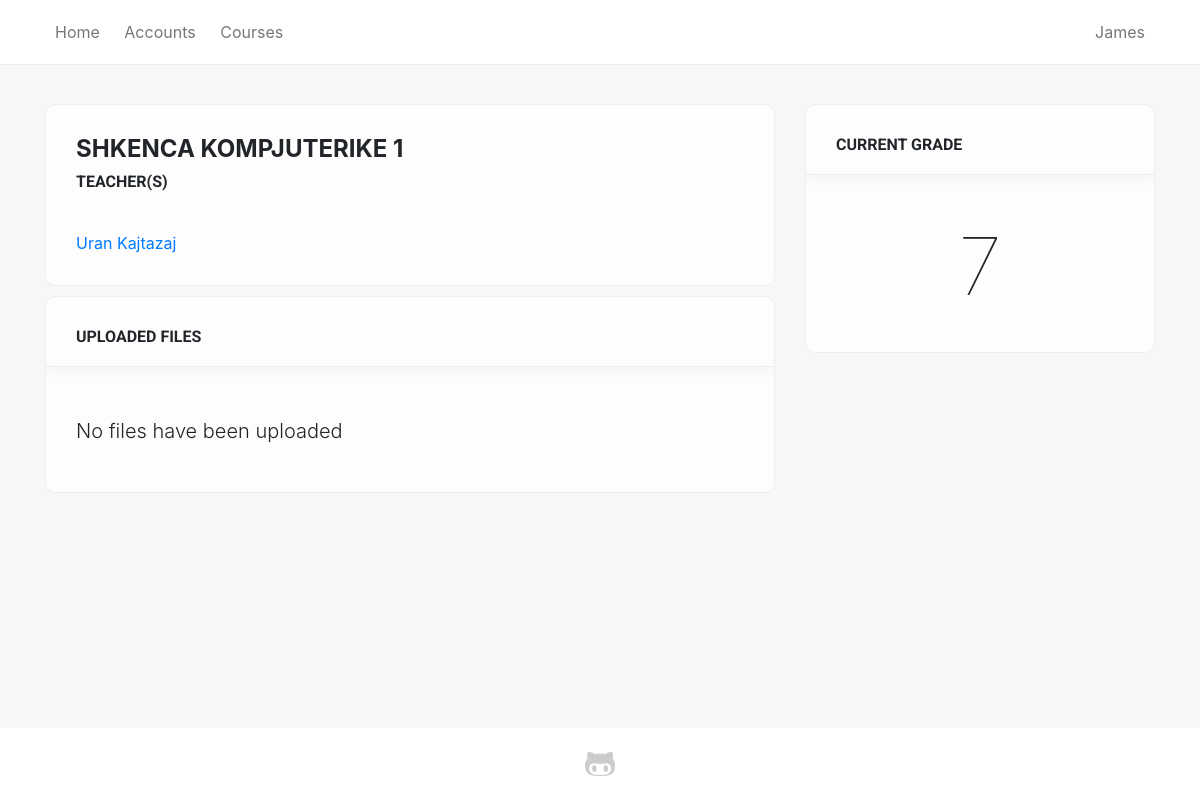
The page /programs/course/13 (signed in) on the database its author committed.
### sems/models.py (models this page shows, shortened)
class Student(models.Model):
    user = models.OneToOneField(User, on_delete=models.CASCADE, null=True)
    first_name = models.CharField(max_length=100, null=True)
    last_name = models.CharField(max_length=100, null=True)
    picture = models.ImageField(null=True, blank=True, default='no-img.png')
    website = models.URLField(max_length=100, null=True, blank=True)
    email = models.EmailField(max_length=100, null=True)
    program = models.ForeignKey(Program, on_delete=models.SET_NULL, null=True)
    country = models.ForeignKey(State, on_delete=models.SET_NULL, null=True)
    city = models.CharField(max_length=100, null=True)
    course = models.ManyToManyField(Course, related_name='course', blank=True)
    course_teacher = models.ManyToManyField(Course, related_name='course_teacher', blank=True)
    viti = models.IntegerField(choices=YEARS, default=1)
    semester = models.IntegerField(choices=SEMESTER, default=1)
    level = models.CharField(max_length=100, choices=LEVELS, default=1)

class Course(models.Model):
    name = models.CharField(max_length=200)
    summary = models.TextField(max_length=600, null=True, blank=True)
    program = models.ForeignKey(Program, on_delete=models.CASCADE)
    start_date = models.DateField()
    end_date = models.DateField()
    credits = models.IntegerField(null=True, default=0)
    obligative = models.BooleanField(default=True)
    year = models.IntegerField(choices=YEARS, default=1)
    semester = models.IntegerField(choices=SEMESTER, default=1)
    level = models.CharField(max_length=100, choices=LEVELS, default='Bachelor')
    def __str__(self):
        return self.name

class Grade(models.Model):
    student = models.ForeignKey(User, on_delete=models.CASCADE)
    course = models.ForeignKey(Course, on_delete=models.CASCADE)
    grade = models.IntegerField(default=0)

### sems/views.py (the view)
# urls.py: path('programs/course/<int:pk>', views.course_detail, name='course_detail'),
def course_detail(request, pk):
    course = Course.objects.get(pk = pk)
    files = Upload.objects.filter(course_id = pk)
    users = User.objects.filter(student__course_teacher__in=[course])
    grades = Grade.objects.filter(student_id=request.user.id, course_id=pk)
    teachers = Student.objects.filter(course_teacher__in=[course])
    if request.user.is_authenticated:
        return render(
            request, 'course_single.html', {'usrs': users, 'course': course, 'files': files, 'grades': grades, 'teachers': teachers, 'media_url': settings.MEDIA_ROOT},
        )
    else:
        return redirect('login')

### sems/templates/course_single.html (shortened to what this page needs)
{% extends 'base_generic.html' %} {% block content %}
<div class="container">
    <div class="row">
        <div class="col-md-8 col-xs-12">
            <div class="no-shade card-box">
                <h4>{{ course }}</h4>  {% if teachers %}
                <h6>Teacher(s)</h6> {% for teacher in teachers %}
                <a href="{% url 'student_detail' pk=teacher.pk%}">{{ teacher.first_name }} {{ teacher.last_name }}</a>
                <br/> {% endfor %} {% endif %}
            </div>
            {% load static %}
            <div class="card-box">
                <h6>Uploaded Files</h6> {% if files %}
                <table>
                    <thead>
                        <tr>
                            <th>File name</th>
                            <th class="text-right">Uploaded</th>
                            {% if user.is_superuser %}
                            <th></th>
                            {% endif %}
                        </tr>
                    </thead>
                    <tbody>
                        {% for file in files %}
                        <tr>
                            <td><a href="{% static 'uploads/' %}{{ file.file }}" title="{{ file }}"><i style="font-size: 18px; padding-right: 10px;" class="fas fa-file-{{ file.get_extension_short }}"></i> {{ file.name }}</a>
                                <br/>
                            </td>
                            <td class="text-right">{{ file.upload_time|date:'d/m/Y' }}
                                <br>{{ file.upload_time|date:'H:i' }}</td>
                            {% if user.is_superuser %}
                            <td style="max-width: 120px" class="text-right"><a href="{% url 'upload_file_edit' course_id=course.pk file_id=file.pk %}"><span class="label sm-label"><i class="fas fa-pencil-alt"></i></span></a>
                                <span class="with-popup">
                        <div class="popup p-delete">
                            <p>Are you sure you want to delete this file?</p>
                            <a href="{% url 'upload_file_delete' course_id=course.pk file_id=file.pk %}">Delete</a>
                        </div>
                        <a class="label sm-label"><i class="fas fa-times"></i></a>
                    </span></td>
                            {% endif %}
                        </tr>
                        {% endfor %}
                    </tbody>
                </table>
                {% else %}
                <p class="lead">
                    <br>No files have been uploaded</p>
                {% endif %}
            </div>
        </div>
        <div class="col-md-4 col-xs-12">
            <div class="card-box">
                <h6>Current Grade</h6>
                <br/>
                <h1 class="text-center" style="font-size: 80px; font-weight: lighter">
                {% if grades %}
                    {% for grade in grades %}
                        {% if grade.grade >= 5 and grade.grade <= 10 %}
                        {{ grade.grade }}
                        {% else %}
                        &mdash;
                        {% endif %}
                    {% endfor %}
                {% else %}
                    &mdash;
                {% endif %}
            </h1>
            </div>
        </div>
    </div>
</div>
{% endblock %}

### sems/templates/base_generic.html (shortened to what this page needs)
{% load static %}
<html>
<head>
    <link rel="stylesheet" href="https://use.fontawesome.com/releases/v5.0.12/css/all.css">
    <link rel="stylesheet" href="{% static 'css/bootstrap.min.css' %}">
    <link rel="stylesheet" href="{% static 'css/main.css' %}">
    <link rel="stylesheet" href="{% static 'fonts/fontawesome-all.min.css' %}">
</head>
<body>
    <div class="wrapper">
        <header>
            <nav>
                <div class="container">
                    {% url 'home' as hom %} {% url 'students' as acc %} {% url 'programs' as prog %} {% url 'login' as log %} {% url 'student_detail' pk=user.student.pk as sd %}
                    <a href="{% url 'home' %}" {% if request.path == hom %} class="active" {% endif %}>Home</a>
                    <a href="{% url 'students' %}" {% if request.path == acc %} class="active" {% endif %}>Accounts</a>
                    <a href="{% url 'programs' %}" {% if request.path == prog %} class="active" {% endif %}>Courses</a>
                    <div class="inline-block float-right text-right">
                        {% if not user.is_authenticated %}
                        <a href="{% url 'login' %}" {% if request.path == log %} class="active" {% endif %}>Login</a> {% else %}
                        <div class="dd">
                            <a href="{% url 'student_detail' pk=user.student.pk %}" {% if request.path == sd %} class="active" {% endif %}>{{ user.student.first_name }}</a>
                        </div>
                        {% endif %}
                    </div>
                </div>
            </nav>
        </header>
        <br/> {% block content %} {% endblock %}
    </div>
    <footer>
        <div class="container">
            <div class="row justify-content-center">
                <div class="col-md-6 col-xs-12 text-center">
                    <a href="https://github.com/urankajtazaj/SEMS" title="View on GitHub" target="_blank"><i class="fab fa-github-alt fa-2x"></i></a>
                </div>
            </div>
        </div>
    </footer>
</body>
</html>

### sems/static/css/main.css (style rules this page uses)
* { --main-color: #006992; }
.inline-block { display: inline-block; }
body { display: flex; flex-direction: column; background-color: #f7f7f7; min-height: 100vh; }
.wrapper { flex: 1; }
nav { padding: 20px 0; background-color: #fff; margin-bottom: 15px; border-bottom: 1px solid #eee; }
nav a { padding: 20px 10px; color: #777; border-bottom: 2px solid transparent; transition: 100ms ease; }
.dd { position: relative; display: inline; }
.shadow-box, .card-box, .empty-box { padding: 30px; border-radius: 10px; margin-bottom: 10px; display: block; border: 1px solid #eee; position: relative; background-color: #fff; background-color: rgba(255,255,255,.8); position: relative; overflow: hidden; }
.card-box:not(.no-shade)::before { content: ''; width: 100%; height: 70px; border-bottom: 1px solid #eee; box-shadow: 0 5px 15px rgba(0,0,0,0.04); z-index: 1; left: 0; top: 0; position: absolute; }
.no-shade h4, .no-shade h3 { font-weight: bold; text-transform: uppercase; }
.card-box h6 { z-index: 5; margin-bottom: 40px; text-transform: uppercase; font-family: "Roboto"; font-weight: bold; }
footer { background-color: #fff; padding: 20px 0; margin-top: 50px; }
footer a { color: #ccc; transition: 150ms ease; }

### rows shown on the page
Course: name "SHKENCA KOMPJUTERIKE 1"
Student: first_name "Uran", last_name "Kajtazaj"
Grade: grade "7"

### other values the page prints
{{ user.student.first_name }} "James"
